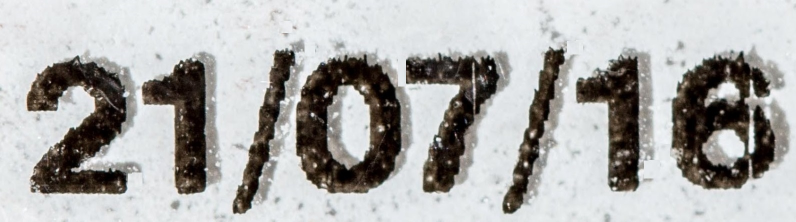
%> input picture DateReader/MatlabSourceCode/Goodexpiry (3).jpg, 1592 x 443 px (shown at 1/2 size)
$ octave ex3_nn.m   (GNU Octave 9; MATLAB toolbox functions it lacks are replaced by stand-ins)
%> lines starting %> are read from the running program, lines starting %| are printed output that depends on the picture; in (x1, y1, x2, y2) boxes, pixels count from 0 and x2, y2 are one past the last pixel; in counts of white or black regions, pixels touching at a corner belong together; the program's own positions count from 1
%> further down, I is the input picture: size 443x1592x3 uint8; mean R, G, B 172.1, 171.5, 170.1
### DateReader/MatlabSourceCode/getImageObjects.m
%% function thet gets an date image and returnes vector of object
% each object contain one charecter;

function [ s,allObjects ] = getImageObjects( I )

imshow(I)
I = mat2gray(I);
%> I: size 443x1592x3 double
I=I(:,:,1);
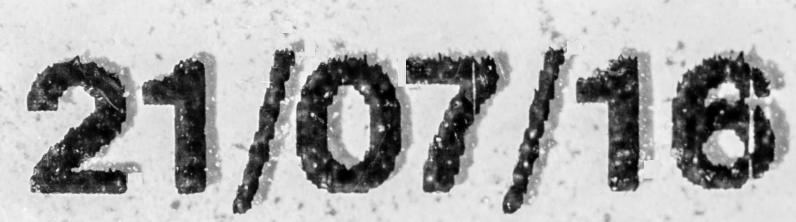
%> I: size 443x1592 double (shown at 1/2 size); min 0, max 1, mean 0.675
imshow(I)

% [8 lines of commented-out code are left out]


level = graythresh(I);
%> level = 0.518
bw = ~im2bw(I,level);
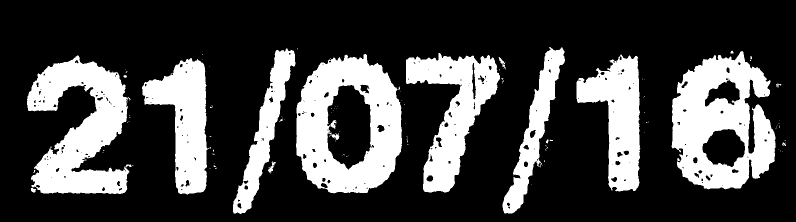
%> bw: size 443x1592 logical (shown at 1/2 size); 26.5% white; 107 white regions (90 under 20 px), largest, box (x1, y1, x2, y2) and area: (592, 108, 804, 387) 35720, (1343, 102, 1551, 379) 35117, (54, 111, 260, 388) 31963
%bw = bwareaopen(bw, 50);
imshow(bw)

% [6 lines of commented-out code are left out]

se = strel('disk',10);
bw = imclose(bw,se);
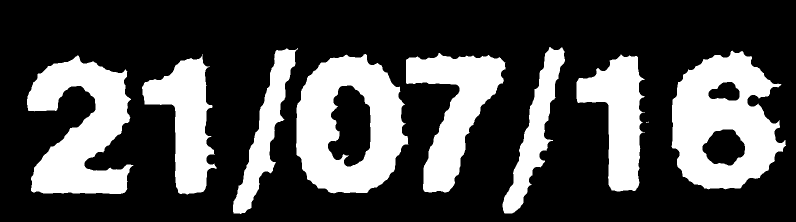
%> bw: size 443x1592 logical (shown at 1/2 size); 28.9% white; 9 white regions (1 under 20 px)
imshow(bw)

s = regionprops(bw,'centroid','BoundingBox');
%> s = 9 regions; largest, box (x1, y1, x2, y2) and Centroid: (1343, 101, 1572, 379) [1447 244.7], (592, 108, 817, 387) [698.4 251.9], (54, 111, 267, 388) [163.2 259.3], (812, 106, 1011, 385) [909.7 218.7], (466, 96, 596, 428) [531.3 262.5]
centroids = cat(1, s.Centroid);
%> centroids = [163.2 259.3; 373 242.9; 531.3 262.5; 698.4 251.9; 909.7 218.7; 1070.5 263.2; 1238.2 235.3; 1295.6 245; 1447 244.7]
hold on
plot(centroids(:,1),centroids(:,2), 'b*')
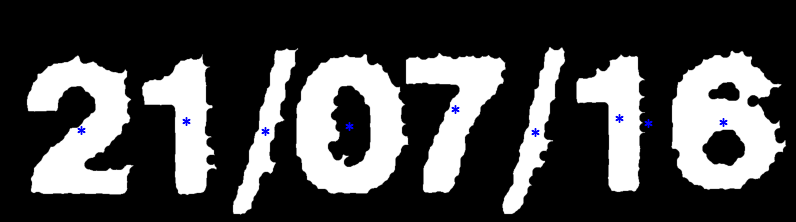
%> figure redrawn from the program's plot data; shown at 1/2 size
hold off


% [14 lines of commented-out code are left out]
objectLength=46;
objectwidth=46;
allObjects=zeros(size(s,1),objectLength,objectwidth);

for i=1:size(s)
    bbox=s(i).BoundingBox;
    subImage = imcrop(bw, bbox);
    size1OfSubImage=size(subImage,1);
    size2OfSubImage=size(subImage,2);

    if mod(size1OfSubImage-size2OfSubImage,2)==1
        size1OfSubImage=size1OfSubImage-1;
    end

    if size1OfSubImage>size2OfSubImage
        padSize=(size1OfSubImage-size2OfSubImage)/2;
        subImage=padarray(subImage,[0 padSize]);
        imshow(subImage);
    else
        padSize=(size2OfSubImage-size1OfSubImage)/2;
        subImage=padarray(subImage,[padSize 0]);
        imshow(subImage);
    end

    resizedImage = imresize(subImage,[40 40]);
    resizedImage= padarray(resizedImage,[3 3]);
    imshow(resizedImage);
    allObjects(i,:,:)=resizedImage;
end
%> this loop made 9 passes
%> (bbox, size1OfSubImage, size2OfSubImage, padSize) on passes 1 to 9: ([54.5 111.5 213 277], 278, 214, 32), ([284.5 109.5 149 280], 280, 150, 65), ([466.5 96.5 130 332], 333, 131, 101), ([592.5 108.5 225 279], 280, 226, 27), ([812.5 106.5 199 279], 280, 200, 40), ([1005.5 94.5 125 333], 334, 126, 104), ([1153.5 109.5 137 274], 274, 138, 68), ([1292.5 243.5 6 3], 3, 7, 2), ([1343.5 101.5 229 278], 278, 230, 24)
%> pass 1, in getImageObjects, `subImage = imcrop(bw, bbox);`:
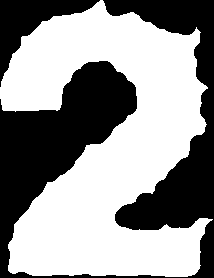
%> subImage: size 278x214 logical; 58.2% white; 2 black regions, box (x1, y1, x2, y2) and area: (0, 0, 214, 278) 22143, (0, 0, 100, 87) 2753
%> pass 1, in getImageObjects, `resizedImage= padarray(resizedImage,[3 3]);`:
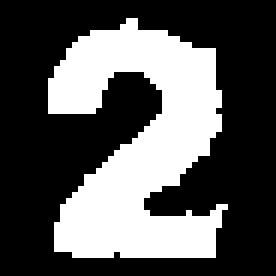
%> resizedImage: size 46x46 logical (shown 6 times larger); 34.3% white; 1 white region

%allObjects1=allObjects;

end

### DateReader/MatlabSourceCode/displayData.m
function [h, display_array] = displayData(X, example_width)
%DISPLAYDATA Display 2D data in a nice grid
%   [h, display_array] = DISPLAYDATA(X, example_width) displays 2D data
%   stored in X in a nice grid. It returns the figure handle h and the
%   displayed array if requested.

% Set example_width automatically if not passed in
if ~exist('example_width', 'var') || isempty(example_width)
	example_width = round(sqrt(size(X, 2)));
end

% Gray Image
colormap(gray);

% Compute rows, cols
[m n] = size(X);
example_height = (n / example_width);

% Compute number of items to display
display_rows = floor(sqrt(m));
display_cols = ceil(m / display_rows);

% Between images padding
pad = 1;

% Setup blank display
display_array = - ones(pad + display_rows * (example_height + pad), ...
                       pad + display_cols * (example_width + pad));

% Copy each example into a patch on the display array
curr_ex = 1;
for j = 1:display_rows
	for i = 1:display_cols
		if curr_ex > m,
			break;
		end
		% Copy the patch

		% Get the max value of the patch
		max_val = max(abs(X(curr_ex, :)));
		display_array(pad + (j - 1) * (example_height + pad) + (1:example_height), ...
		              pad + (i - 1) * (example_width + pad) + (1:example_width)) = ...
						reshape(X(curr_ex, :), example_height, example_width) / max_val;
		curr_ex = curr_ex + 1;
	end
	if curr_ex > m,
		break;
	end
end

% Display Image
h = imagesc(display_array, [-1 1]);

% Do not show axis
axis image off

drawnow;

end

### DateReader/MatlabSourceCode/predict.m
function p = predict(Theta1, Theta2, X)
%PREDICT Predict the label of an input given a trained neural network
%   p = PREDICT(Theta1, Theta2, X) outputs the predicted label of X given the
%   trained weights of a neural network (Theta1, Theta2)

% Useful values
m = size(X, 1);
num_labels = size(Theta2, 1);

% You need to return the following variables correctly
%p = zeros(size(X, 1), 1);

h1 = sigmoid([ones(m, 1) X] * Theta1');
h2 = sigmoid([ones(m, 1) h1] * Theta2');
[dummy, p] = max(h2, [], 2);

% =========================================================================


end

### DateReader/MatlabSourceCode/sigmoid.m
function g = sigmoid(z)
%SIGMOID Compute sigmoid functoon
%   J = SIGMOID(z) computes the sigmoid of z.

g = 1.0 ./ (1.0 + exp(-z));
end

### DateReader/MatlabSourceCode/ex3_nn.m
%% Machine Learning Online Class - Exercise 3 | Part 2: Neural Networks

%  Instructions
%  ------------
%
%  This file contains code that helps you get started on the
%  linear exercise. You will need to complete the following functions
%  in this exericse:
%
%     lrCostFunction.m (logistic regression cost function)
%     oneVsAll.m
%     predictOneVsAll.m
%     predict.m
%
%  For this exercise, you will not need to change any code in this file,
%  or any other files other than those mentioned above.
%

%% Initialization
clear ; close all; clc
% [9 lines of commented-out code are left out]


I=imread('Goodexpiry (3).jpg');
[s,objects]=getImageObjects(I);
myX=objects;
myXrow=myX(:,:);

%% Setup the parameters you will use for this exercise
input_layer_size  = 2116;  % 20x20 Input Images of Digits
hidden_layer_size = 125;   % 25 hidden units
num_labels = 11;          % 10 labels, from 1 to 10
                          % (note that we have mapped "0" to label 10)

%% =========== Part 1: Loading and Visualizing Data =============
%  We start the exercise by first loading and visualizing the dataset.
%  You will be working with a dataset that contains handwritten digits.
%

% Load Training Data
%fprintf('Loading and Visualizing Data ...\n')

%load('ex3data1.mat');
%m = size(X, 1);

% % Randomly select 100 data points to display
% sel = randperm(size(X, 1));
% sel = sel(1:100);
%
% displayData(X(sel, :));
%
% fprintf('Program paused. Press enter to continue.\n');
% %pause;

%% ================ Part 2: Loading Pameters ================
% In this part of the exercise, we load some pre-initialized
% neural network parameters.

% fprintf('\nLoading Saved Neural Network Parameters ...\n')

% Load the weights into variables Theta1 and Theta2
load('MyNetworkThetas.mat');

%% ================= Part 3: Implement Predict =================
%  After training the neural network, we would like to use it to predict
%  the labels. You will now implement the "predict" function to use the
%  neural network to predict the labels of the training set. This lets
%  you compute the training set accuracy.

%pred = predict(Theta1, Theta2, X);

%fprintf('\nTraining Set Accuracy: %f\n', mean(double(pred == y)) * 100);


%  To give you an idea of the network's output, you can also run
%  through the examples one at the a time to see what it is predicting.

%  Randomly permute examples
%rp = randperm(m);
dateString='';
for i = 1:size(myXrow,1)
    % Display each element in picture with prediction
    fprintf('\nDisplaying Example Image\n');
    displayData(myXrow((i), :));

    pred = predict(Theta1, Theta2, myXrow((i), :));
    %if mod(i,3)==0
    %    dateString=strcat(dateString,'/');
    if pred==10
        dateString=strcat(dateString,'0');
    elseif pred==11
        dateString=strcat(dateString,'/');
    else
        dateString=strcat(dateString,num2str(pred));
    end
    fprintf('\nNeural Network Prediction: %d (digit %d)\n', pred, mod(pred, 10));

end
%> this loop made 9 passes
%> (dummy in predict, p in predict, pred, dateString) on passes 1 to 9: (0.976, 2, 2, '2'), (0.994, 1, 1, '21'), (0.984, 11, 11, '21/'), (0.97, 10, 10, '21/0'), (0.98, 7, 7, '21/07'), (0.947, 11, 11, '21/07/'), (0.994, 1, 1, '21/07/1'), (0.254, 6, 6, '21/07/16'), (0.352, 6, 6, '21/07/166')
%| Neural Network Prediction: 2 (digit 2)
%| Neural Network Prediction: 1 (digit 1)
%| Neural Network Prediction: 11 (digit 1)
%| Neural Network Prediction: 10 (digit 0)
%| Neural Network Prediction: 7 (digit 7)
%| Neural Network Prediction: 11 (digit 1)
%| Neural Network Prediction: 1 (digit 1)
%| Neural Network Prediction: 6 (digit 6)
%> (further printed lines are left out)
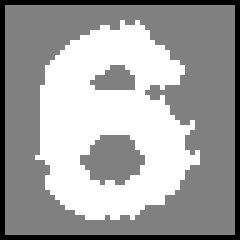
%> displayed picture: size 48x48x3, on the screen's scale of 0 to 255 (shown 5 times larger); min 0, max 255, mean 162.4
